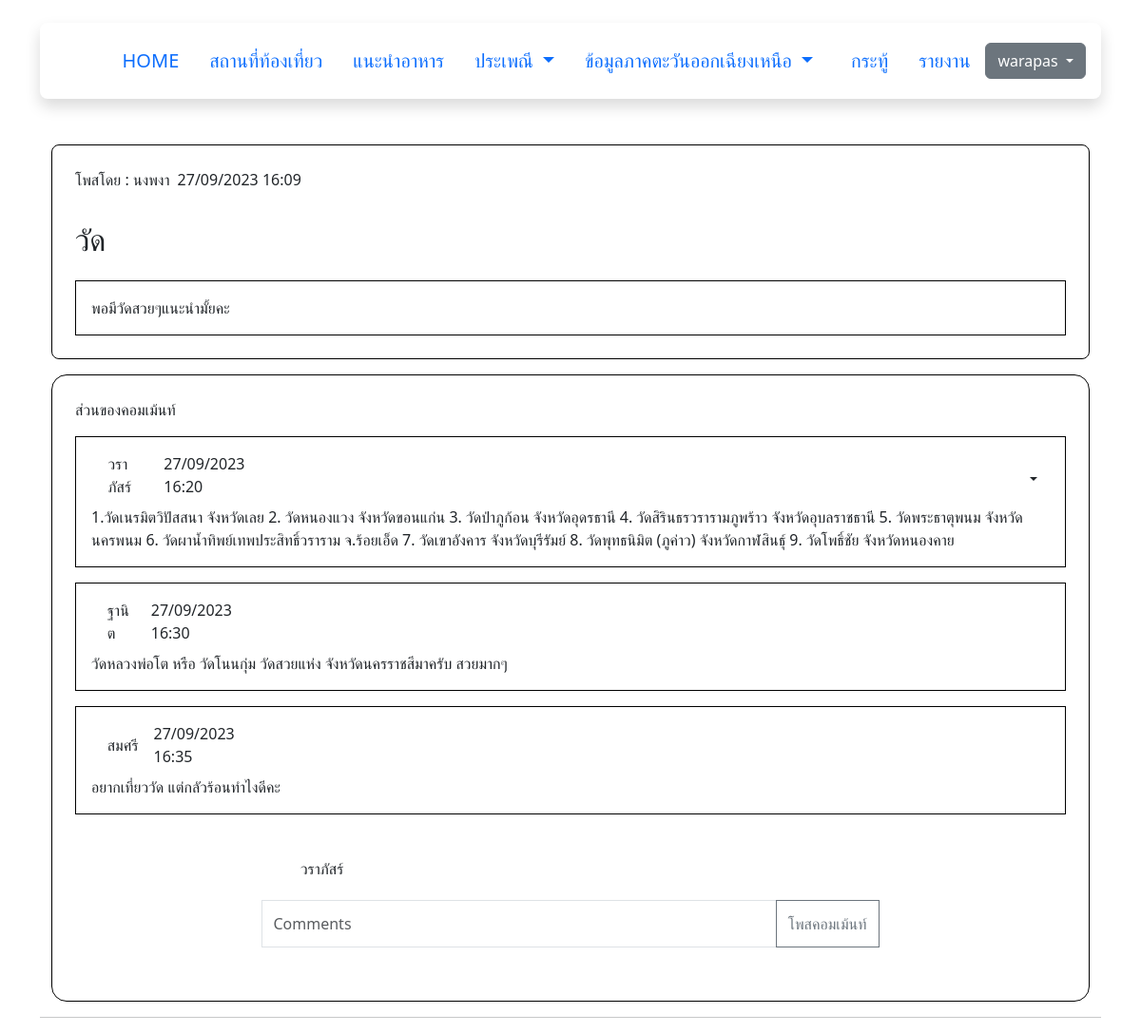
Screenshot of /Wed/topicscom.php?id=34 (signed in) with the database file from the repository.
### tables this page shows
CREATE TABLE `users` (
  `id_user` int(11) NOT NULL,
  `user` varchar(200) NOT NULL,
  `f_name` varchar(200) NOT NULL,
  `l_name` varchar(200) NOT NULL,
  `pass` varchar(200) NOT NULL
);

CREATE TABLE `topics` (
  `topic_id` int(11) NOT NULL,
  `id_user` int(11) DEFAULT NULL,
  `topic` varchar(255) DEFAULT NULL,
  `topic_content` longtext NOT NULL,
  `date_time` varchar(255) DEFAULT NULL
);

CREATE TABLE `comments` (
  `comment_id` int(11) NOT NULL,
  `topic_id` int(11) DEFAULT NULL,
  `id_user` int(11) DEFAULT NULL,
  `comment` longtext DEFAULT NULL,
  `date_time` varchar(255) NOT NULL
);

### Wed/topicscom.php (the view, shortened to what this page needs)
<?php
require('server.php');
$id_tp = $_GET['id'];
$query = "SELECT * FROM topics WHERE topic_id = $id_tp ";
$sum1 = mysqli_query($conn,$query );
$row = mysqli_fetch_assoc($sum1);
$query2 = "SELECT * FROM comments WHERE topic_id = $id_tp ";
$sum2 = mysqli_query($conn,$query2 );
?>
<!DOCTYPE html>
<html lang="en">
<head>
    <link href="https://cdn.jsdelivr.net/npm/bootstrap@5.3.2/dist/css/bootstrap.min.css" rel="stylesheet">
</head>
<body  class=" container justify-content-center d-block ">
<?php require('nav.php'); ?>
<div>
    <div class=" container justify-content-center d-blok  mt-5">
        <div class=" h-50% border border-black border-1 rounded-3 p-4">
            <div class="justify-content-between d-flex ">
            <div class="">
                <div class="d-flex ">
                    <p>โพสโดย : <?php
                        $id_a = $row['id_user'];
                        $query5 = "SELECT * FROM users WHERE id_user = $id_a";
                        $sum5 = mysqli_query($conn,$query5 );
                        $row5 = mysqli_fetch_assoc($sum5);
                        echo $row5['f_name'];?><div class="ms-2"><?php echo $row['date_time'];?></div></div>
                    <h2>
                        <?php
                            echo $row["topic"];
                        ?>
                    </h2>
                </div>
            </div>
            <div class="border border-black border-1  p-3 mt-3">
                <?php
                   echo $row["topic_content"]; ?>
                </div>
        </div>
        <div class="mt-3 border border-black p-4 rounded-4  ">
            <div class=" mb-3">
                <p>ส่วนของคอมเม้นท์</p>
            </div>
            <div>
                <?php while($row2 = mysqli_fetch_assoc($sum2)){?>
                    <div class="border border-black p-3 mb-3 d-block bg-white  ">
                        <div class=" justify-content-between d-flex ">
                            <div class="mb-2 d-flex align-items-center  ">
                                <?php
                                $idu = $row2['id_user'];
                                $query3 = "SELECT * FROM users WHERE id_user = $idu";
                                $sum3 = mysqli_query($conn,$query3 );
                                $row3 = mysqli_fetch_assoc($sum3);
                                echo $row3['f_name'];?><div class="ms-3"> <?php echo $row2['date_time'];?></div>
                            </div><?php if(isset($_SESSION['username'])){ ?>
                            <?php if($row3['user']==$_SESSION['username']){?>
                            <div class="dropdown-center justify-content-end  d-flex ">
                                <button class="btn  dropdown-toggle" type="button" data-bs-toggle="dropdown" aria-expanded="false"></button>
                            </div>
                            <?php }} ?>
                        </div>
                        <?php echo $row2['comment']; ?>
                    </div>
                    <?php } ?>
            </div>
            <?php if(!isset($_SESSION['username'])){ ?>
            <div class="mt-3 justify-content-center d-block border border-black p-5 rounded-4   ">
                <div class="justify-content-center d-flex ">
                    <h2>กรุณาเข้าสู่ระบบก่อนคอมเมนต์</h2>
                </div>
                <div class="mt-3 justify-content-center d-flex">
                     <form method="post" action="login.php" >
                    <button type="submit" class="btn btn-primary" >เข้าสู่ระบบ</button>
                    </form>
                    <form method="post" action="register.php" >
                    <button type="submit" class="btn btn-primary"> สมัครสมาชิก</button>
                    </form>
                </div>
            </div>
            <?php } else { ?>
            <div  class=" container mt-3  p-3">
                <div class="justify-content-center d-flex  ">
                    <div style="width: 649px; height: 50px;" class="mb-2 d-flex align-items-center">
                        <?php
                        $p_id = $_SESSION['id_user'];
                        $query9 = "SELECT * FROM users WHERE id_user =$p_id";
                        $sum9 = mysqli_query($conn,$query9 );
                        $row9 = mysqli_fetch_assoc($sum9);
                        echo $row9['f_name'];?>
                    </div>
                </div>
                <div class="justify-content-center d-flex  ">
                      <form method="post" action="comments.php">
                    <div class="input-group mb-3"style="width: 649px; height: 50px;">
                             <input type="text" class="form-control" placeholder="Comments" aria-label="comments"name="comments" aria-describedby="button-addon2">
                             <button type="button" class="btn btn-outline-secondary" data-toggle="modal" data-target="#myModal"id="button-addon2">โพสคอมเม้นท์</button>
                    </div>
                 </form>
                </div>
            </div>
        </div>
                    <?php } ?>
    </div>
<hr>
</div>
</body>
</html>

### rows the page displays
users: f_name "นงพงา"
topics: date_time "27/09/2023 16:09", topic "วัด", topic_content "พอมีวัดสวยๆแนะนำมั้ยคะ"
comments: id_user.f_name "วราภัสร์", date_time "27/09/2023 16:20", comment "1.วัดเนรมิตวิปัสสนา จังหวัดเลย 2. วัดหนองแวง จังหวัดขอนแก่น 3. วัดป่าภูก้อน จังหวัดอุดรธานี 4. วัดสิรินธรวรารามภูพร้าว จังหวัดอุบลราชธานี 5. วัดพระธาตุพนม จังหวัดนครพนม 6. วัดผาน้ำทิพย์เทพประสิทธิ์วราราม จ.ร้อยเอ็ด 7. วัดเขาอังคาร จังหวัดบุรีรัมย์ 8. วัดพุทธนิมิต (ภูค่าว) จังหวัดกาฬสินธุ์ 9. วัดโพธิ์ชัย จังหวัดหนองคาย"
comments: id_user.f_name "ฐานิต", date_time "27/09/2023 16:30", comment "วัดหลวงพ่อโต หรือ วัดโนนกุ่ม วัดสวยแห่ง จังหวัดนครราชสีมาครับ สวยมากๆ"
comments: id_user.f_name "สมศรี", date_time "27/09/2023 16:35", comment "อยากเที่ยววัด แต่กลัวร้อนทำไงดีคะ"
users: f_name "วราภัสร์"

### other values shown
$_SESSION['username'] "warapas"
